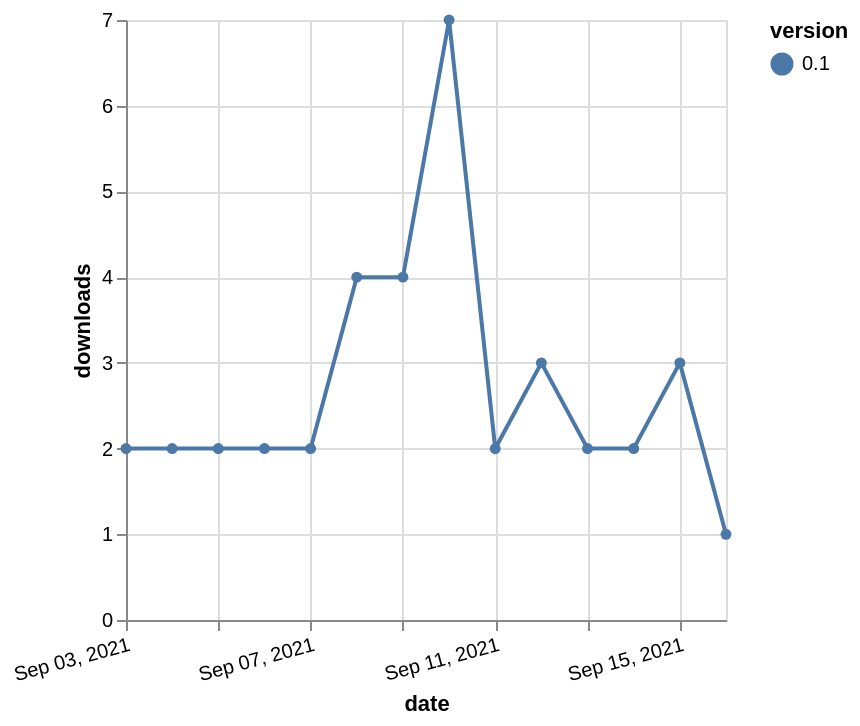

Write the Vega-Lite specification saved for this chart.
### Vega-Lite specification from a JSON file in a GitHub repository (floating-point values rounded to 4 significant figures)
{"$schema": "https://vega.github.io/schema/vega-lite/v5.json", "description": "A simple bar chart with embedded data.", "data": {"values": [{"date": "2021-09-03", "total": 461, "delta": 2, "version": "0.1"}, {"date": "2021-09-04", "total": 463, "delta": 2, "version": "0.1"}, {"date": "2021-09-05", "total": 465, "delta": 2, "version": "0.1"}, {"date": "2021-09-06", "total": 467, "delta": 2, "version": "0.1"}, {"date": "2021-09-07", "total": 469, "delta": 2, "version": "0.1"}, {"date": "2021-09-08", "total": 473, "delta": 4, "version": "0.1"}, {"date": "2021-09-09", "total": 477, "delta": 4, "version": "0.1"}, {"date": "2021-09-10", "total": 484, "delta": 7, "version": "0.1"}, {"date": "2021-09-11", "total": 486, "delta": 2, "version": "0.1"}, {"date": "2021-09-12", "total": 489, "delta": 3, "version": "0.1"}, {"date": "2021-09-13", "total": 491, "delta": 2, "version": "0.1"}, {"date": "2021-09-14", "total": 493, "delta": 2, "version": "0.1"}, {"date": "2021-09-15", "total": 496, "delta": 3, "version": "0.1"}, {"date": "2021-09-16", "total": 497, "delta": 1, "version": "0.1"}]}, "width": "container", "mark": {"type": "line", "point": {"filled": true}}, "encoding": {"x": {"field": "date", "type": "temporal", "timeUnit": "yearmonthdate", "title": "date", "axis": {"labelAngle": -15}}, "y": {"field": "delta", "type": "quantitative", "title": "downloads"}, "color": {"field": "version", "type": "nominal"}, "tooltip": {"field": "delta"}}}
